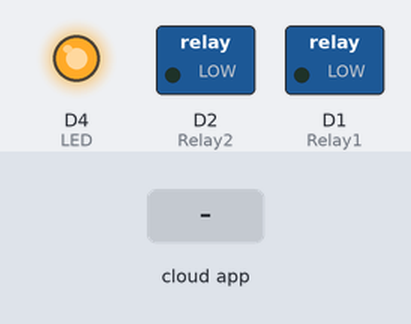
A sketch run on a simulated ESP8266 (NodeMCU). Parts: switched loads named in the sketch (green lamp = pin HIGH), output pins drawn as LEDs (lit = HIGH). Inputs (shaded band) come from the test bench. WiFi joins after 1.5 s; servers stay silent unless stated; no MQTT or app messages arrive unless stated; what the sketch prints to the serial monitor is not drawn.

Above: at 2.7 s.
2.8 s: the phone or cloud app sets relay1 to 1
At 5.5 s:
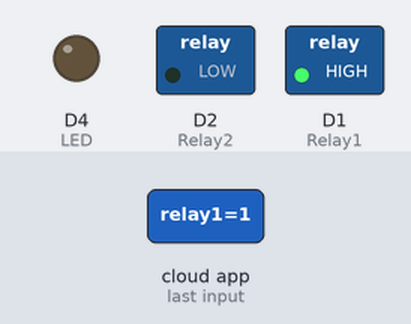
5.8 s: the phone or cloud app sets relay2 to 1
At 6.9 s:
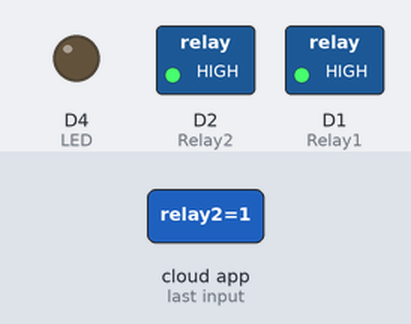
7.3 s: the phone or cloud app sets relay1 to 0
At 8.5 s:
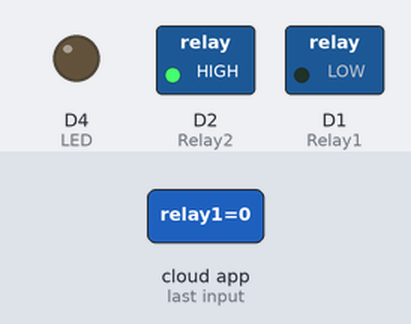
8.8 s: the phone or cloud app sets relay2 to 0
At 9.5 s:
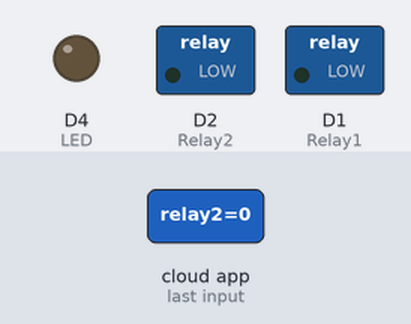
Timing chart, 0 to 11.3 s (numbered marks = the images above; inputs shaded):
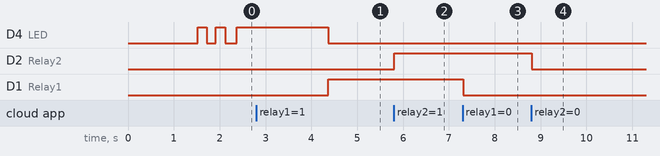

Measured:
- after the input at 2.8 s, D1 (Relay1): LOW → HIGH after 1.6 s
- after the input at 5.8 s, D2 (Relay2): LOW → HIGH at once
- after the input at 7.3 s, D1 (Relay1): HIGH → LOW at once
- after the input at 8.8 s, D2 (Relay2): HIGH → LOW at once

The sketch:

HomeAutomation_except_DHT11.ino
```cpp
#include <ESP8266WiFi.h>                // Library of all types of ESP8266 modules.
#include <Adafruit_MQTT.h>              // Library of MQTT connection protocols of Adafruit
#include "Adafruit_MQTT_Client.h"       // MQTT related functions

#define Relay1            D1            // Pin D1 of NodeMCU named as Relay1
#define Relay2            D2            // Pin D2 of NodeMCU named as Relay2
#define LED               LED_BUILTIN   // NodeMCU named as LED

#define WLAN_SSID       "RPSISHERE"     // Name of the wi-fi you want to connect
#define WLAN_PASS       "underfire"         // Password of that wi-fi

#define AIO_SERVER      "io.adafruit.com"       //Server of our Dashboard (MQTT Broker)
#define AIO_SERVERPORT  1883                    // use 8883 for SSL
#define AIO_USERNAME    "RPS11"                 // Adafruit Dashboard Username
#define AIO_KEY         "00aaa13dd43e40abbf63459164b92e9f"                   // Adafruit Dashboard Key

WiFiClient client;

Adafruit_MQTT_Client mqtt(&client, AIO_SERVER, AIO_SERVERPORT, AIO_USERNAME, AIO_KEY);

Adafruit_MQTT_Subscribe Light = Adafruit_MQTT_Subscribe(&mqtt, AIO_USERNAME "/feeds/relay1");
Adafruit_MQTT_Subscribe Fan = Adafruit_MQTT_Subscribe(&mqtt, AIO_USERNAME "/feeds/relay2");
void MQTT_connect();

void setup()
{
  Serial.begin(9600);                 // Begins The Setup at a BAUD RATE of 9600

  delay(10);

  pinMode(LED, OUTPUT);                  // Defines D5 Pin as OUTPUT pin
  pinMode(Relay1, OUTPUT);               // Defines D1 Pin as OUTPUT pin
  pinMode(Relay2, OUTPUT);               // Defines D2 Pin as OUTPUT pin

  Serial.println("::::: Hey gUYZ What's uP :::::");
  Serial.println();
  Serial.println();
  Serial.print("Connecting to ");
  Serial.println(WLAN_SSID);

  WiFi.begin(WLAN_SSID, WLAN_PASS);         //Begins trying to connect to WiFi
  while (WiFi.status() != WL_CONNECTED)
  {
    delay(500);
    Serial.print(".");
  }
  Serial.println();

  Serial.println("WiFi connected");
  Serial.println("IP address: ");
  Serial.println(WiFi.localIP());

  mqtt.subscribe(&Light);           //Defines feed 1
  mqtt.subscribe(&Fan);             // Defines feed 2
}

uint32_t x = 0;                     //

void loop()
{
  MQTT_connect();

  Adafruit_MQTT_Subscribe *subscription;
  while ((subscription = mqtt.readSubscription(20000)))
  {
     if (subscription == &Light)
     {
      Serial.print(F("Got: "));
      Serial.println((char *)Light.lastread);
      int Light_State = atoi((char *)Light.lastread);  // atoi:CONVERTS DATA RECIEVED TO INTEGER DATA TYPE
      digitalWrite(Relay1, Light_State);

     }
    if (subscription == &Fan)
    {
      Serial.print(F("Got: "));
      Serial.println((char *)Fan.lastread);
      int Fan_State = atoi((char *)Fan.lastread);
      digitalWrite(Relay2, Fan_State);
    }

    }
}

void MQTT_connect()             //Function to connect to MQTT
{
  int8_t ret;

  if (mqtt.connected())
  {
    return;
  }

  Serial.print("Connecting to MQTT... ");

  uint8_t retries = 3;
  digitalWrite(LED, HIGH);        // LED blinks twice to let us know that we are connecting to MQTT
  delay(200);
  digitalWrite(LED, LOW);
  delay(200);
  digitalWrite(LED, HIGH);
  delay(200);
  digitalWrite(LED, LOW);
  delay(200);
  while ((ret = mqtt.connect()) != 0)
  {
    Serial.println(mqtt.connectErrorString(ret));
    Serial.println("Retrying MQTT connection in 5 seconds...");
    mqtt.disconnect();
    delay(5000);          // wait 5 seconds
    retries--;
    if (retries == 0)
    {
      while (1);
    }
  }
  Serial.println("MQTT Connected!");
  digitalWrite(LED, HIGH);              //LED blinks once to let us know MQTT is connected
  delay(2000);
  digitalWrite(LED, LOW);
}
```
